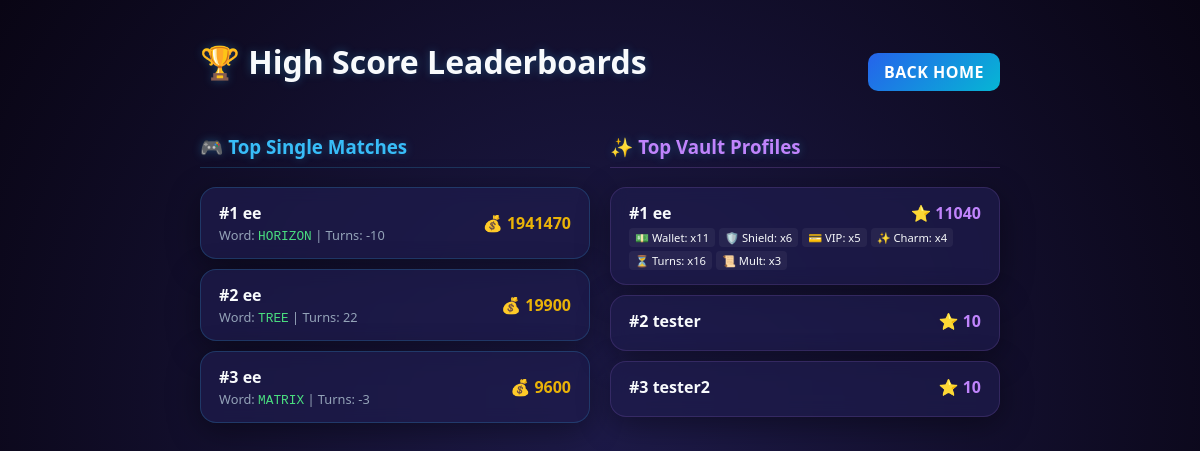
/leaderboard, run on an earlier commit of the app's database.
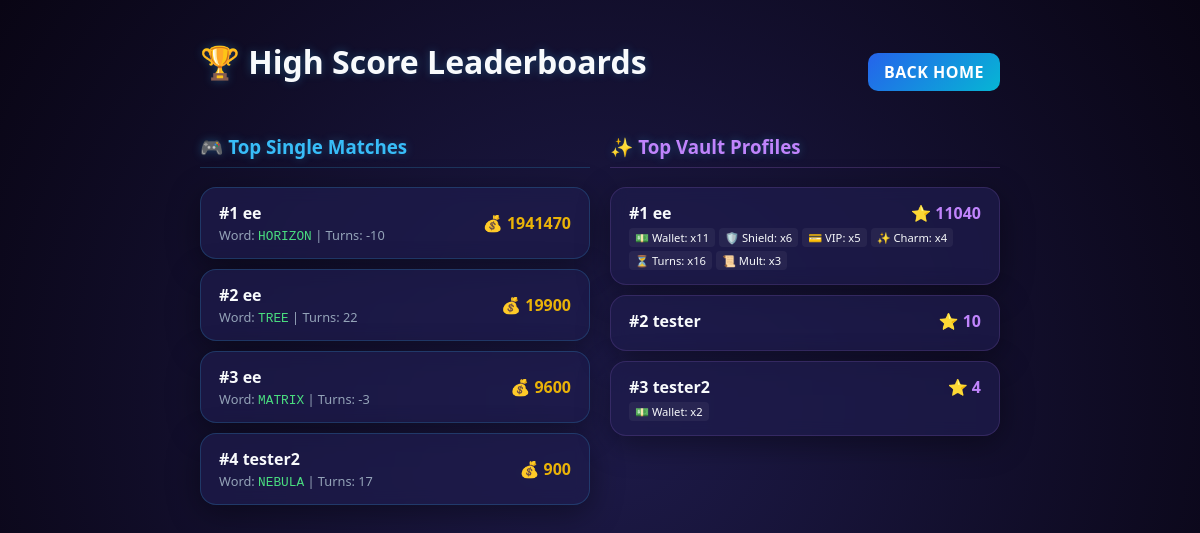
And on a later commit of the database.
### main.py (models this page shows)
class Score(db.Model):
    id = db.Column(db.Integer, primary_key=True)
    name = db.Column(db.String(50), nullable=False)
    word = db.Column(db.String(50), nullable=False)
    difficulty = db.Column(db.Integer, nullable=False)
    attempts = db.Column(db.Integer, nullable=False)
    money = db.Column(db.Integer, default=0, nullable=False)

class PlayerProfile(db.Model):
    name = db.Column(db.String(50), primary_key=True)
    password_hash = db.Column(db.String(256), nullable=False)
    tokens = db.Column(db.Integer, default=0, nullable=False)
    perk_wallet = db.Column(db.Integer, default=0, nullable=False)
    perk_shield = db.Column(db.Integer, default=0, nullable=False)
    perk_discount = db.Column(db.Integer, default=0, nullable=False)
    perk_charm = db.Column(db.Integer, default=0, nullable=False)
    perk_extender = db.Column(db.Integer, default=0, nullable=False)
    perk_contract = db.Column(db.Integer, default=0, nullable=False)

### main.py (the view)
@app.route("/leaderboard")
def leaderboard():
    scores = Score.query.order_by(Score.money.desc(), Score.attempts.asc()).limit(10).all()
    profiles = PlayerProfile.query.order_by(PlayerProfile.tokens.desc()).limit(10).all()
    return render_template("leaderboard.html", scores=scores, profiles=profiles)

### templates/leaderboard.html
{% extends "base.html" %}
{% block content %}
<div style="display: flex; justify-content: space-between; align-items: center; margin-bottom: 30px;">
    <h1>🏆 High Score Leaderboards</h1>
    <a href="/" class="btn" style="padding: 8px 16px;">Back Home</a>
</div>
<div style="display:grid; grid-template-columns: repeat(auto-fit, minmax(350px, 1fr)); gap:20px;">
    <div>
        <h3 style="color: var(--neon-blue); border-bottom: 1px solid rgba(56,189,248,0.2); padding-bottom: 8px;">🎮 Top Single Matches</h3>
        {% if scores %}
            {% for s in scores %}
                <div class="card" style="padding: 14px 18px; margin-bottom: 10px; display:flex; justify-content:space-between; align-items:center;">
                    <div>
                        <b>#{{ loop.index }} {{ s.name }}</b>
                        <div style="font-size:0.8rem; color:#94a3b8; margin-top:2px;">
                            Word: <span style="font-family: monospace; color:var(--neon-green);">{{ s.word.upper() }}</span> | Turns: {{ s.attempts }}
                        </div>
                    </div>
                    <strong style="color: #eab308;">💰 {{ s.money }}</strong>
                </div>
            {% endfor %}
        {% else %}
            <p style="color:#64748b; font-style:italic;">No logged match score entries yet.</p>
        {% endif %}
    </div>
    <div>
        <h3 style="color: var(--neon-purple); border-bottom: 1px solid rgba(192,132,252,0.2); padding-bottom: 8px;">✨ Top Vault Profiles</h3>
        {% if profiles %}
            {% for p in profiles %}
                <div class="card" style="padding: 14px 18px; margin-bottom: 10px; display:flex; justify-content:space-between; align-items:center; border-color: rgba(192,132,252,0.15)">
                    <div style="flex-grow:1;">
                        <div style="display:flex; justify-content:space-between; align-items:center; margin-bottom: 4px;">
                            <b>#{{ loop.index }} {{ p.name }}</b>
                            <strong style="color: var(--neon-purple);">⭐ {{ p.tokens }}</strong>
                        </div>
                        <div style="display: flex; gap: 4px; flex-wrap: wrap; font-size: 0.7rem;">
                            {% if p.perk_wallet %}<span style="background:rgba(255,255,255,0.05); padding:2px 6px; border-radius:4px;">💵 Wallet: x{{ p.perk_wallet }}</span>{% endif %}
                            {% if p.perk_shield %}<span style="background:rgba(255,255,255,0.05); padding:2px 6px; border-radius:4px;">🛡️ Shield: x{{ p.perk_shield }}</span>{% endif %}
                            {% if p.perk_discount %}<span style="background:rgba(255,255,255,0.05); padding:2px 6px; border-radius:4px;">💳 VIP: x{{ p.perk_discount }}</span>{% endif %}
                            {% if p.perk_charm %}<span style="background:rgba(255,255,255,0.05); padding:2px 6px; border-radius:4px;">✨ Charm: x{{ p.perk_charm }}</span>{% endif %}
                            {% if p.perk_extender %}<span style="background:rgba(255,255,255,0.05); padding:2px 6px; border-radius:4px;">⏳ Turns: x{{ p.perk_extender }}</span>{% endif %}
                            {% if p.perk_contract %}<span style="background:rgba(255,255,255,0.05); padding:2px 6px; border-radius:4px;">📜 Mult: x{{ p.perk_contract }}</span>{% endif %}
                        </div>
                    </div>
                </div>
            {% endfor %}
        {% else %}
            <p style="color:#64748b; font-style:italic;">No profiles established yet.</p>
        {% endif %}
    </div>
</div>
{% endblock %}

What changed in the data, as far as the page shows it:
added Score: name "tester2", word "NEBULA", attempts "17", money "900"
changed PlayerProfile "tester2": tokens "10" → "4"; perk_wallet (not shown) → "2"
